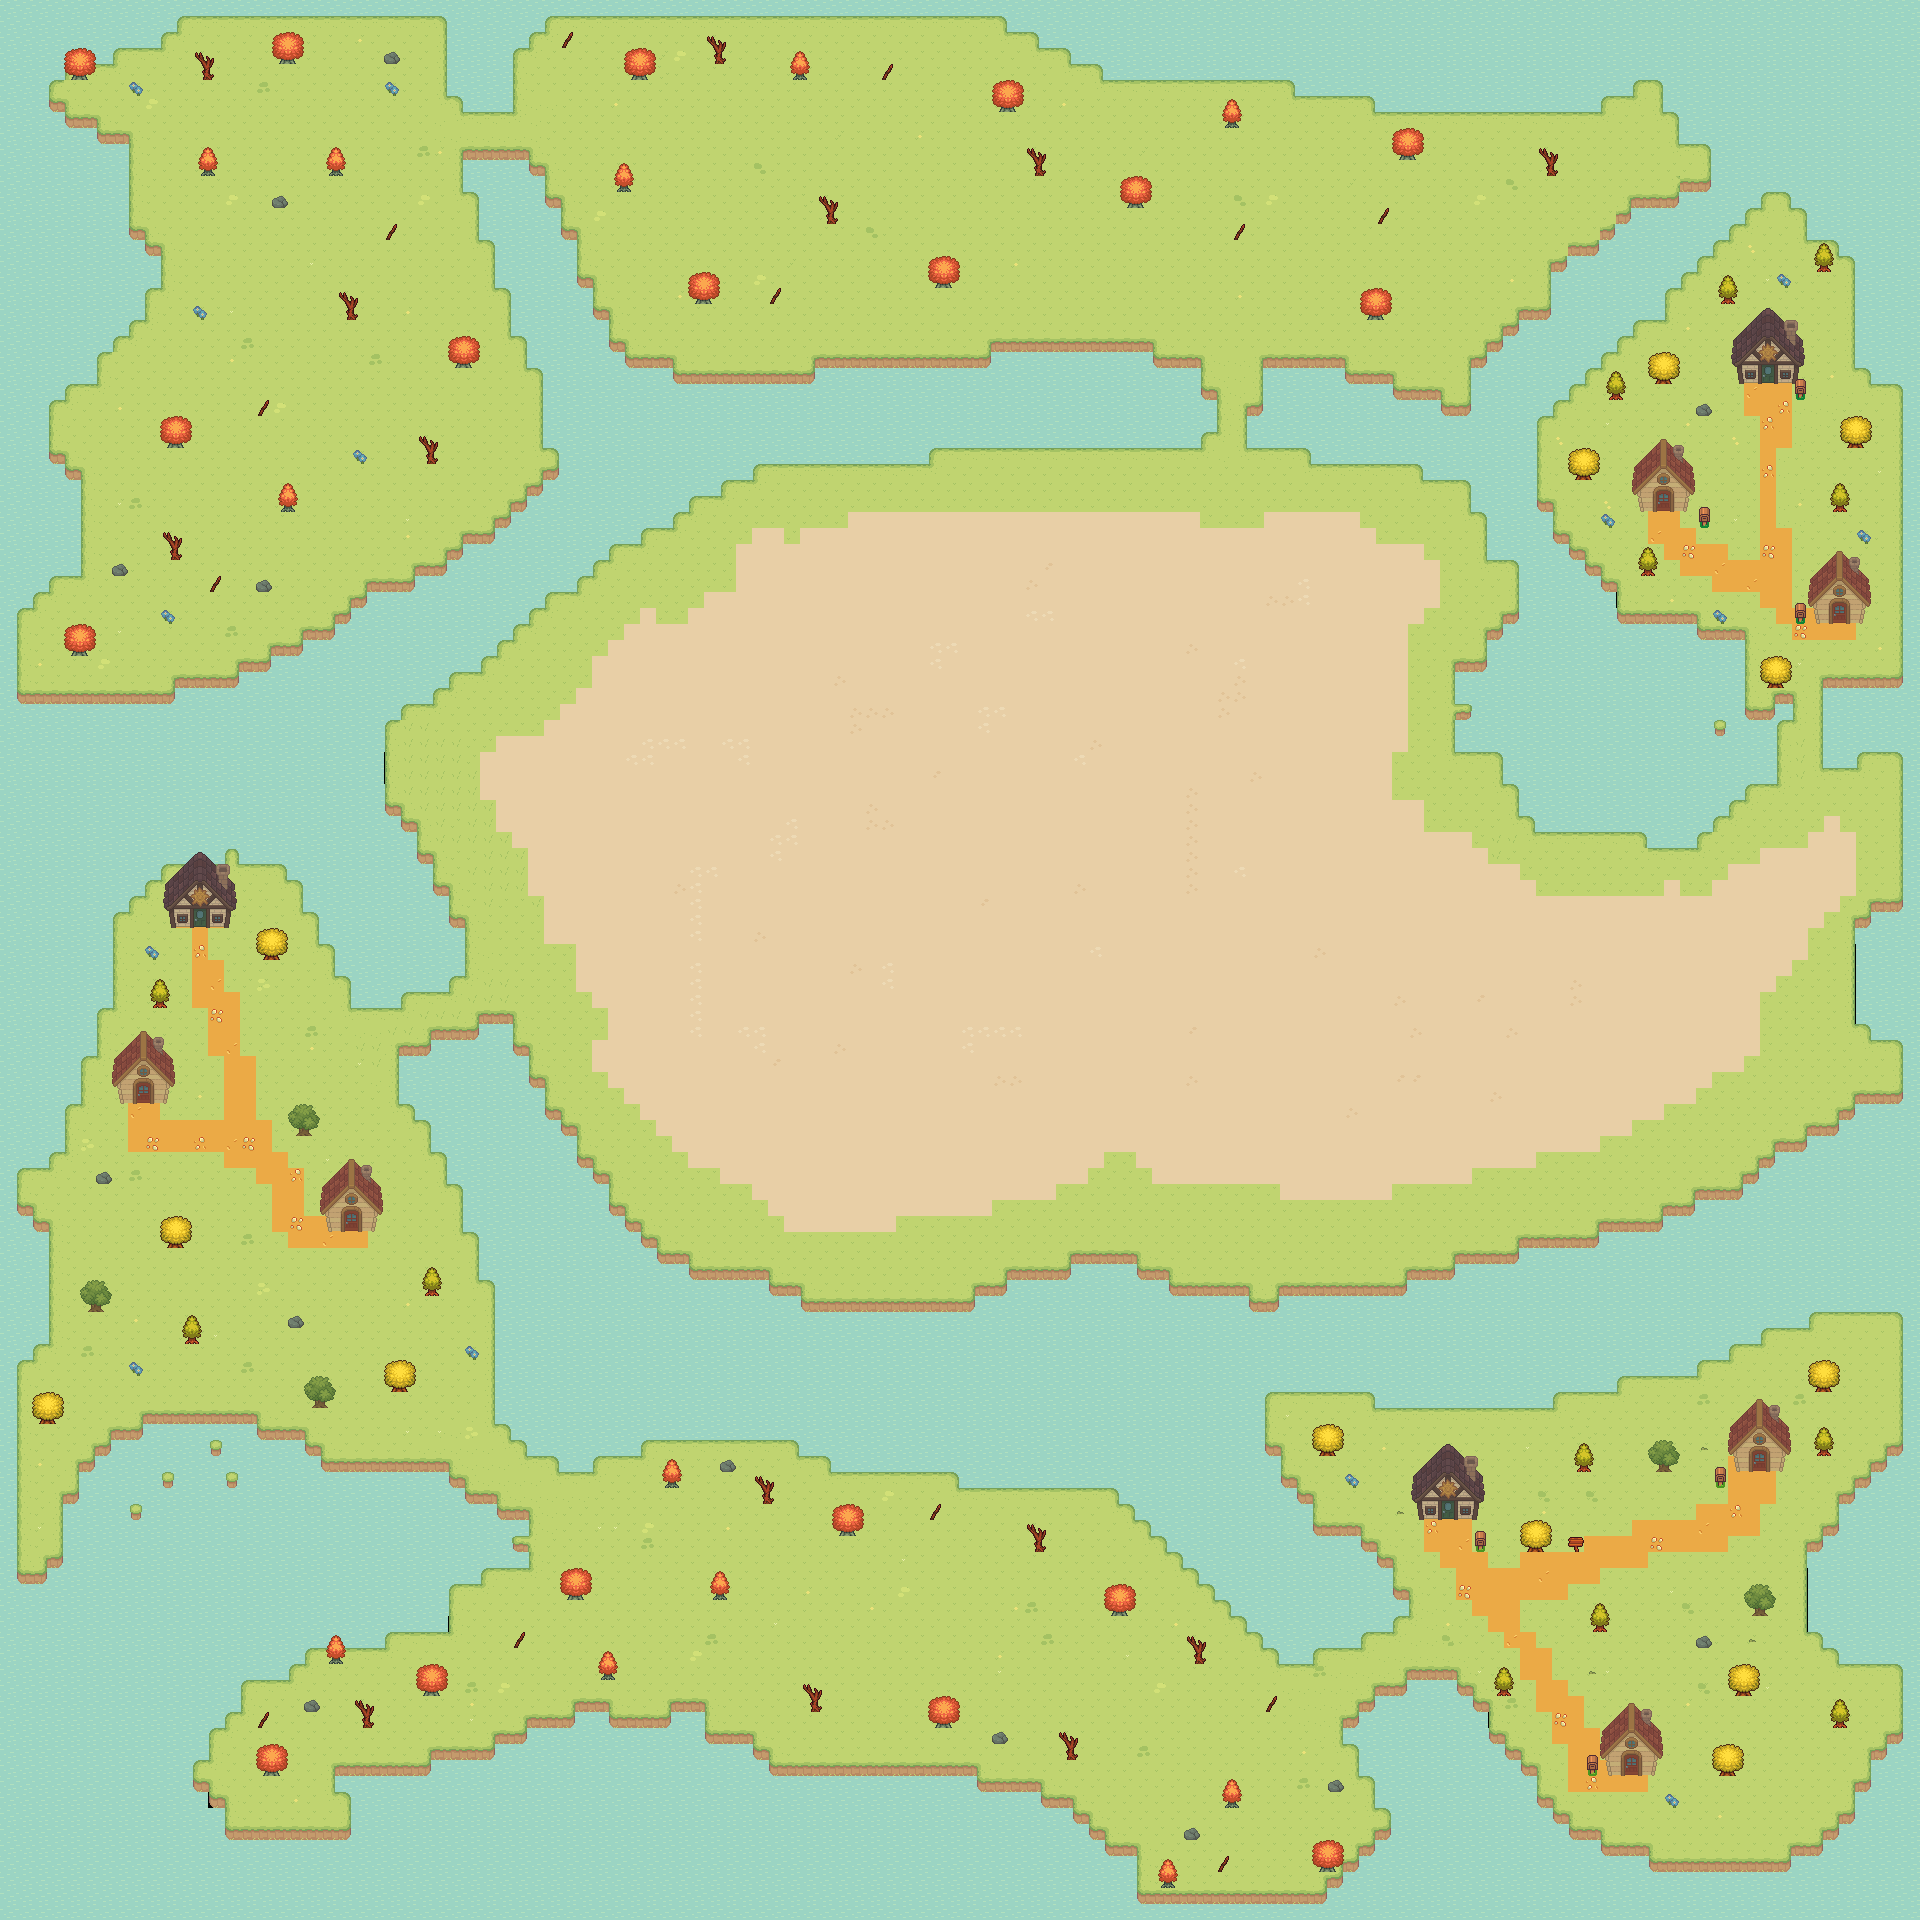

Rendered tile map (Tiled .tmx) drawn with the repository's tilesets; below, a short description and the map source with its tile grids summarised:
An orthogonal 120x120 tile map with 16x16 px tiles, 4 tile layers (Tile Layer 3, Water, Grass, Buldings), 7 tilesets.

<map version="1.10" tiledversion="1.10.2" orientation="orthogonal" renderorder="right-down" width="120" height="120" tilewidth="16" tileheight="16" infinite="0" nextlayerid="7" nextobjectid="6">
 <tileset firstgid="1" name="Grass" tilewidth="16" tileheight="16" tilecount="80" columns="10">
  <image source="Tilesets/Grass.png" width="160" height="128" />
 </tileset>
 <tileset firstgid="81" name="Hills" tilewidth="16" tileheight="16" tilecount="36" columns="6">
  <image source="Tilesets/Hills.png" width="96" height="96" />
 </tileset>
 <tileset firstgid="117" name="Tilled Dirt" tilewidth="16" tileheight="16" tilecount="64" columns="8">
  <image source="Tilesets/Tilled Dirt.png" width="128" height="128" />
  <tile id="0">
   <properties>
    <property name="blocked" type="bool" value="true" />
   </properties>
  </tile>
 </tileset>
 <tileset firstgid="181" name="Water" tilewidth="16" tileheight="16" tilecount="4" columns="4">
  <image source="Tilesets/Water.png" width="64" height="16" />
 </tileset>
 <tileset firstgid="185" name="Houses" tilewidth="16" tileheight="16" tilecount="396" columns="22">
  <image source="Tilesets/top-down-pack-2.png" width="352" height="288" />
 </tileset>
 <tileset firstgid="581" name="fences" tilewidth="16" tileheight="16" tilecount="84" columns="12">
  <image source="Tilesets/fences and ladders etc.png" width="192" height="119" />
 </tileset>
 <tileset firstgid="665" name="Houses2" tilewidth="16" tileheight="16" tilecount="130" columns="13">
  <image source="Tilesets/free.png" width="208" height="160" />
 </tileset>
 <layer id="4" name="Tile Layer 3" width="120" height="120">
  <data>[14400 cells, 2015 non-empty, 1 distinct tile ids]</data>
 </layer>
 <layer id="2" name="Water" width="120" height="120">
  <data>[14400 cells, 5629 non-empty, 4 distinct tile ids]</data>
 </layer>
 <layer id="1" name="Grass" width="120" height="120">
  <data>[14400 cells, 10051 non-empty, 29 distinct tile ids]</data>
 </layer>
 <layer id="6" name="Buldings" width="120" height="120">
  <data>[14400 cells, 3253 non-empty, 95 distinct tile ids]</data>
 </layer>
</map>
